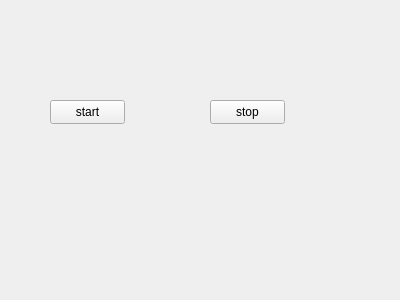
<?xml version="1.0" encoding="UTF-8"?>
<ui version="4.0">
 <class>Form</class>
 <widget class="QWidget" name="Form">
  <property name="geometry">
   <rect>
    <x>0</x>
    <y>0</y>
    <width>400</width>
    <height>300</height>
   </rect>
  </property>
  <property name="windowTitle">
   <string>Form</string>
  </property>
  <widget class="QPushButton" name="pushButton">
   <property name="geometry">
    <rect>
     <x>50</x>
     <y>100</y>
     <width>75</width>
     <height>24</height>
    </rect>
   </property>
   <property name="text">
    <string>start</string>
   </property>
  </widget>
  <widget class="QPushButton" name="pushButton_2">
   <property name="geometry">
    <rect>
     <x>210</x>
     <y>100</y>
     <width>75</width>
     <height>24</height>
    </rect>
   </property>
   <property name="text">
    <string>stop</string>
   </property>
  </widget>
  <widget class="QLabel" name="label">
   <property name="geometry">
    <rect>
     <x>50</x>
     <y>190</y>
     <width>251</width>
     <height>16</height>
    </rect>
   </property>
   <property name="text">
    <string/>
   </property>
  </widget>
 </widget>
 <resources/>
 <connections/>
</ui>
